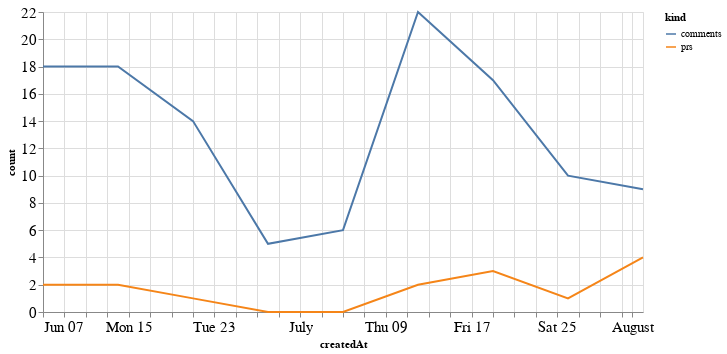

Notebook code cell kept with this figure:
### Code cell
alt.Chart(total_time, width=600).mark_line().encode(
    x='createdAt',
    y='count',
    color='kind'
)

### Figure 1 — Vega-Lite specification as saved in the notebook (floating-point values rounded to 4 significant figures)
{"config": {"axisLeft": {"labelFontSize": 15}, "axisBottom": {"labelFontSize": 15}}, "data": {"name": "data-2fb26f6c3132336187953a67d829c531"}, "mark": "line", "encoding": {"color": {"type": "nominal", "field": "kind"}, "x": {"type": "temporal", "field": "createdAt"}, "y": {"type": "quantitative", "field": "count"}}, "width": 600, "$schema": "https://vega.github.io/schema/vega-lite/v4.8.1.json", "datasets": {"data-2fb26f6c3132336187953a67d829c531": [{"createdAt": "2020-06-07T00:00:00", "kind": "prs", "count": 2}, {"createdAt": "2020-06-14T00:00:00", "kind": "prs", "count": 2}, {"createdAt": "2020-06-21T00:00:00", "kind": "prs", "count": 1}, {"createdAt": "2020-06-28T00:00:00", "kind": "prs", "count": 0}, {"createdAt": "2020-07-05T00:00:00", "kind": "prs", "count": 0}, {"createdAt": "2020-07-12T00:00:00", "kind": "prs", "count": 2}, {"createdAt": "2020-07-19T00:00:00", "kind": "prs", "count": 3}, {"createdAt": "2020-07-26T00:00:00", "kind": "prs", "count": 1}, {"createdAt": "2020-08-02T00:00:00", "kind": "prs", "count": 4}, {"createdAt": "2020-06-07T00:00:00", "kind": "comments", "count": 18}, {"createdAt": "2020-06-14T00:00:00", "kind": "comments", "count": 18}, {"createdAt": "2020-06-21T00:00:00", "kind": "comments", "count": 14}, {"createdAt": "2020-06-28T00:00:00", "kind": "comments", "count": 5}, {"createdAt": "2020-07-05T00:00:00", "kind": "comments", "count": 6}, {"createdAt": "2020-07-12T00:00:00", "kind": "comments", "count": 22}, {"createdAt": "2020-07-19T00:00:00", "kind": "comments", "count": 17}, {"createdAt": "2020-07-26T00:00:00", "kind": "comments", "count": 10}, {"createdAt": "2020-08-02T00:00:00", "kind": "comments", "count": 9}]}}
